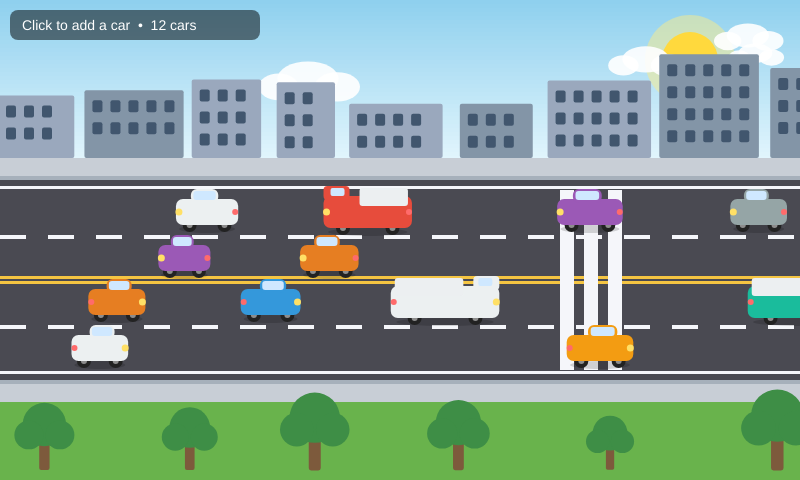
Frame 1 (no input)
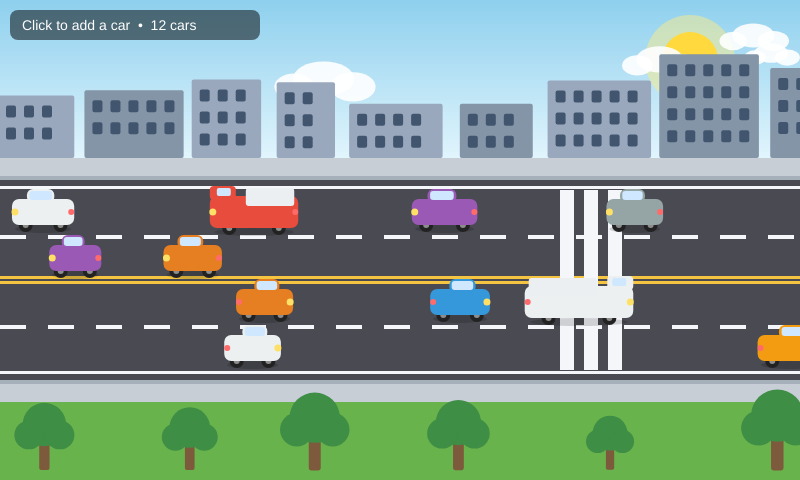
Frame 60 (no input)
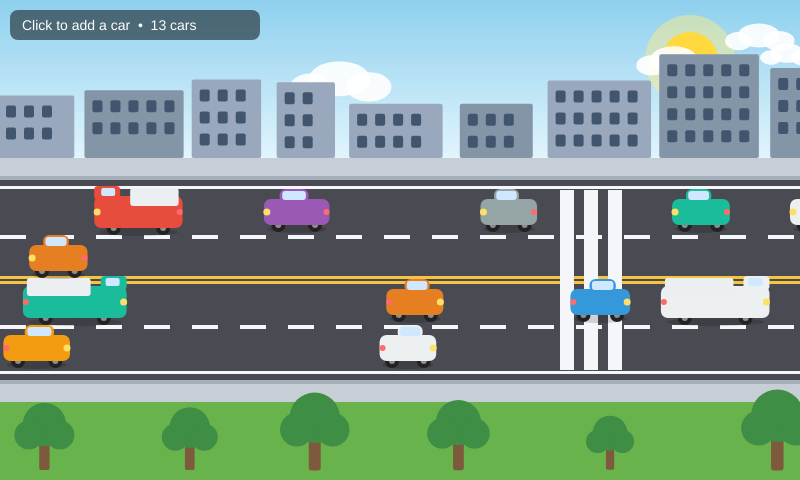
Frame 120 (the mouse pressed at the canvas centre since frame 60)

The p5.js sketch that drew these frames (run headless with seeded random() and noise() and a simulated clock; from frame 60 on, the mouse is pressed at the canvas centre):

// p5.js sketch
// ── sketch.js
// ─────────────────────────────────────────────────────────────
//  Cars driving down the street — a p5.js sketch
//  Click anywhere to add a car. Cars slow down for the car ahead.
// ─────────────────────────────────────────────────────────────

const ROAD_TOP = 180;
const ROAD_BOT = 380;
const CENTER_Y = (ROAD_TOP + ROAD_BOT) / 2;

// Two lanes each way (right-hand traffic)
const LANES = [
  { y: 212, dir: -1 }, // leftbound
  { y: 258, dir: -1 },
  { y: 302, dir: 1 },  // rightbound
  { y: 348, dir: 1 },
];

const CAR_COLORS = [
  "#e74c3c", "#3498db", "#2ecc71", "#f39c12",
  "#9b59b6", "#1abc9c", "#ecf0f1", "#95a5a6", "#e67e22",
];

let cars = [];
let clouds = [];
let buildings = [];
let trees = [];

function setup() {
  createCanvas(800, 480);
  buildScenery();
  for (let i = 0; i < 12; i++) spawnCar(true);
  for (let i = 0; i < 4; i++) {
    clouds.push({ x: random(width), y: random(25, 95), s: random(0.6, 1.4), v: random(0.08, 0.3) });
  }
}

function buildScenery() {
  // a row of buildings behind the top sidewalk
  let x = -20;
  while (x < width + 20) {
    const w = random(55, 110);
    buildings.push({ x, w, h: random(50, 110), c: random() < 0.5 ? "#8395a7" : "#9aa8bd" });
    x += w + random(6, 18);
  }
  // trees along the bottom grass
  for (let i = 0; i < 6; i++) {
    trees.push({ x: 40 + (i * (width - 80)) / 5 + random(-18, 18), s: random(0.8, 1.25) });
  }
}

function draw() {
  drawSky();
  drawClouds();
  drawBuildings();
  drawStreet();
  for (const c of cars) {
    c.update();
    c.display();
  }
  drawTrees();
  drawHUD();
}

// ── Scenery ──────────────────────────────────────────────────

function drawSky() {
  noStroke();
  const top = color("#8fd0ee"), bot = color("#e3f6fd");
  for (let y = 0; y < 160; y += 4) {
    fill(lerpColor(top, bot, y / 160));
    rect(0, y, width, 4);
  }
  // sun
  fill(255, 236, 130, 120);
  circle(690, 60, 90);
  fill("#ffd93d");
  circle(690, 60, 56);
}

function drawClouds() {
  noStroke();
  fill(255, 255, 255, 230);
  for (const c of clouds) {
    c.x += c.v;
    if (c.x > width + 80) c.x = -80;
    push();
    translate(c.x, c.y);
    scale(c.s);
    ellipse(0, 0, 46, 26);
    ellipse(-22, 6, 30, 20);
    ellipse(22, 6, 34, 22);
    pop();
  }
}

function drawBuildings() {
  noStroke();
  for (const b of buildings) {
    fill(b.c);
    rect(b.x, 158 - b.h, b.w, b.h, 2);
    fill("#41566e");
    for (let wx = b.x + 8; wx + 10 <= b.x + b.w - 6; wx += 18) {
      for (let wy = 158 - b.h + 10; wy + 12 <= 150; wy += 22) {
        rect(wx, wy, 10, 12, 2);
      }
    }
  }
}

function drawStreet() {
  noStroke();

  // sidewalks
  fill("#c8ced6");
  rect(0, 158, width, 22);
  rect(0, ROAD_BOT, width, 22);
  fill("#a6b0bb"); // curbs
  rect(0, 176, width, 4);
  rect(0, ROAD_BOT, width, 4);

  // asphalt
  fill("#4a4a52");
  rect(0, ROAD_TOP, width, ROAD_BOT - ROAD_TOP);

  // solid edge lines
  fill("#f5f6fa");
  rect(0, ROAD_TOP + 6, width, 3);
  rect(0, ROAD_BOT - 9, width, 3);

  // dashed lane dividers
  for (let x = 0; x < width; x += 48) {
    rect(x, 235, 26, 4);
    rect(x, 325, 26, 4);
  }

  // double yellow center line
  fill("#f5c542");
  rect(0, CENTER_Y - 4, width, 3);
  rect(0, CENTER_Y + 1, width, 3);

  // crosswalk
  fill("#f5f6fa");
  for (let x = 560; x <= 608; x += 24) rect(x, ROAD_TOP + 10, 14, ROAD_BOT - ROAD_TOP - 20);
}

function drawTrees() {
  noStroke();
  fill("#69b34c"); // grass
  rect(0, 402, width, height - 402);
  for (const t of trees) {
    push();
    translate(t.x, 468);
    scale(t.s);
    fill("#7d5a3c");
    rect(-5, -28, 10, 30, 2);
    fill("#3e8e46");
    circle(0, -42, 42);
    circle(-15, -32, 28);
    circle(15, -32, 28);
    pop();
  }
}

function drawHUD() {
  noStroke();
  fill(0, 0, 0, 130);
  rect(10, 10, 250, 30, 8);
  fill(255);
  textAlign(LEFT, CENTER);
  textSize(14);
  text("Click to add a car  •  " + cars.length + " cars", 22, 26);
}

// ── Traffic ──────────────────────────────────────────────────

class Car {
  constructor(laneIdx, x) {
    const lane = LANES[laneIdx];
    this.lane = laneIdx;
    this.dir = lane.dir;
    this.y = lane.y;
    this.x = x;
    this.isTruck = random() < 0.22;
    this.len = this.isTruck ? random(85, 115) : random(52, 70);
    this.h = this.isTruck ? 32 : 26;
    this.col = random(CAR_COLORS);
    this.baseSpeed = random(1.8, 3.4) * (this.isTruck ? 0.7 : 1);
    this.speed = this.baseSpeed;
  }

  update() {
    // find the nearest car ahead in my lane and keep a safe distance
    let gap = Infinity;
    let aheadSpeed = this.baseSpeed;
    for (const o of cars) {
      if (o === this || o.lane !== this.lane) continue;
      const g = this.dir > 0
        ? (o.x - o.len / 2) - (this.x + this.len / 2)
        : (this.x - this.len / 2) - (o.x + o.len / 2);
      if (g >= 0 && g < gap) { gap = g; aheadSpeed = o.speed; }
    }
    let target = this.baseSpeed;
    if (gap < 45) target = min(target, aheadSpeed);
    if (gap < 20) target = min(target, 0.25);
    this.speed = lerp(this.speed, target, 0.08);
    this.x += this.dir * this.speed;

    // wrap around at the edges
    if (this.dir > 0 && this.x - this.len / 2 > width + 40) this.x = -this.len / 2 - 40;
    if (this.dir < 0 && this.x + this.len / 2 < -40) this.x = width + this.len / 2 + 40;
  }

  display() {
    push();
    translate(this.x, this.y);
    scale(this.dir, 1); // face the direction of travel
    noStroke();

    // shadow
    fill(0, 0, 0, 40);
    ellipse(0, this.h / 2 + 4, this.len * 0.9, 8);

    // wheels
    const wx = this.len * 0.28;
    fill("#222222");
    ellipse(-wx, this.h / 2, 14, 14);
    ellipse(wx, this.h / 2, 14, 14);
    fill("#8d8d8d");
    ellipse(-wx, this.h / 2, 6, 6);
    ellipse(wx, this.h / 2, 6, 6);

    // body
    fill(this.col);
    rect(-this.len / 2, -this.h / 2, this.len, this.h, 7);

    if (this.isTruck) {
      fill(this.col); // cab
      rect(this.len / 2 - 26, -this.h / 2 - 10, 26, 14, 4);
      fill("#cfe8ff"); // windshield
      rect(this.len / 2 - 21, -this.h / 2 - 8, 14, 8, 2);
      fill("#eceff1"); // cargo box
      rect(-this.len / 2 + 4, -this.h / 2 - 8, this.len - 40, 18, 3);
    } else {
      fill(this.col); // cabin
      rect(-this.len * 0.18, -this.h / 2 - 10, this.len * 0.44, 14, 6);
      fill("#cfe8ff"); // windows
      rect(-this.len * 0.14, -this.h / 2 - 8, this.len * 0.36, 9, 3);
    }

    // lights (front = +x after flip)
    fill("#ffe066");
    ellipse(this.len / 2 - 3, 0, 7, 7);
    fill("#ff6b6b");
    ellipse(-this.len / 2 + 3, 0, 6, 6);
    pop();
  }
}

function spawnCar(anywhere) {
  const lanes = shuffle([0, 1, 2, 3]);
  for (const i of lanes) {
    const dir = LANES[i].dir;
    for (let k = 0; k < 10; k++) {
      const guess = random(55, 115);
      const x = anywhere
        ? random(0, width)
        : dir > 0 ? -guess / 2 - 30 : width + guess / 2 + 30;
      if (laneClear(i, x, guess, 55)) {
        cars.push(new Car(i, x));
        return;
      }
    }
  }
}

function laneClear(lane, x, len, pad) {
  return cars.every((o) => o.lane !== lane || abs(o.x - x) > (o.len + len) / 2 + pad);
}

function mousePressed() {
  spawnCar(false);
}
